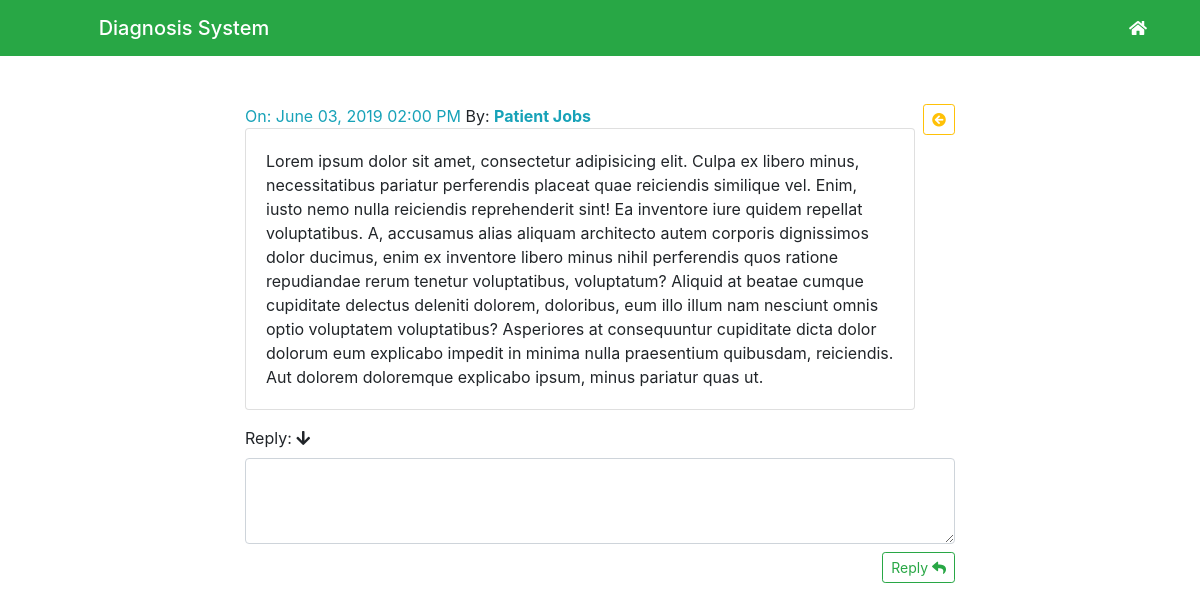
Screenshot of /view_notification.php?id=28 with the database file from the repository.
### tables this page shows
CREATE TABLE IF NOT EXISTS `queries` (
  `id` int(11) NOT NULL,
  `patientId` int(11) NOT NULL,
  `expertId` int(11) NOT NULL,
  `description` text NOT NULL,
  `visibility` tinyint(4) NOT NULL,
  `status` tinyint(4) NOT NULL DEFAULT '0',
  `created_at` timestamp NOT NULL DEFAULT CURRENT_TIMESTAMP ON UPDATE CURRENT_TIMESTAMP
);

CREATE TABLE IF NOT EXISTS `patient` (
  `userId` int(11) NOT NULL,
  `name` varchar(255) NOT NULL,
  `email` varchar(150) NOT NULL,
  `phone` varchar(10) NOT NULL,
  `gender` varchar(6) NOT NULL,
  `created_at` timestamp NOT NULL DEFAULT CURRENT_TIMESTAMP
);

### assets/core/load_classes.php (called while the page is built, shortened)
<?php
    spl_autoload_register( function($classname) {
      $classname = strtolower($classname);
    })
    ;

### assets/core/db/connect.php (called while the page is built)
<?php
class Connection {
  private $dbhost = 'localhost';
  private $dbname = 'diagnosis';
  private $user = 'root';
  private $password = '';
  public function connect() {
    try {
      $dsn = "mysql:host=$this->dbhost;dbname=$this->dbname";
      $connection = new PDO($dsn, $this->user, $this->password);
      $connection->setAttribute(PDO::ATTR_ERRMODE, PDO::ERRMODE_EXCEPTION);
      return $connection;
    }
    catch(PDOException $e) {
      return false;
    }
  }
}

### assets/core/init.php (called while the page is built, shortened)
<?php
require_once ROOT_DIRECTORY . "assets/core/db/connect.php";
require_once ROOT_DIRECTORY . "assets/core/load_classes.php";
require_once ROOT_DIRECTORY . "assets/core/functions.php";
$user = new User();

### assets/core/class/user.class.php (called while the page is built, shortened)
<?php
	class User {
		private $connection;
		public function __construct() {
			$this->connection = new Connection();
			$this->connection = $this->connection->connect();
		}
        public function getUser($patientId)
        {
            $statement = $this->connection->prepare("SELECT * FROM patient WHERE userId = :userId");
            $statement->execute(['userId' => $patientId]);
            $result = $statement->fetch(PDO::FETCH_OBJ);
            return $result ? $result : false;
        }
        public function getSingleQuery($uQuery) {
            $statement = $this->connection->prepare("SELECT * FROM queries WHERE id = :qId");
            $statement->execute(['qId' => $uQuery]);
            $result = $statement->fetch(PDO::FETCH_OBJ);
            return $result ? $result : false;
        }
    }

### assets/core/functions.php (called while the page is built, shortened)
<?php
function datetime_to_text($date="") {
  if (!empty($date)) {
    $unixtimestamp = strtotime($date);
    return strftime("%B %d, %Y %I:%M %p", $unixtimestamp);
  }
}

### view_notification.php (the view, shortened to what this page needs)
<?php require_once "assets/core/init.php"; ?>
<?php
    $uQueryId = (int)urlencode($_GET['id']);
    $uQueryData = $user->getSingleQuery($uQueryId);
?>
<?php include_once "assets/inc/header.php"; ?>
<?php include_once "assets/inc/nav.php"; ?>
<div class="container">
    <div class="col-md-12 mx-auto mt-5 mb-5">
        <div class="row">
            <div class="col-md-8 mx-auto">
                <span class="text-info mb-5">On: <?=datetime_to_text($uQueryData->created_at);?></span> By: <span class="text-info"><strong><?=$user->getUser($uQueryData->patientId)->name;?></strong></span>
                <a href="./notification.php" class="btn btn-sm btn-outline-warning pull-right ml-2"><i class="fas fa-arrow-circle-left"></i></a>
                <div class="card">
                    <div class="card-body">
                        <?=$uQueryData->description;?>
                    </div>
                </div>
                <form action="" class="mt-3" method="post">
                    <label for="reply">Reply: <i class="fas fa-arrow-down"></i></label>
                    <textarea name="reply" id="reply" rows="3" class="form-control"></textarea>
                    <button type="submit" name="replyBtn" class="btn btn-sm btn-outline-success mt-2 pull-right mb-5">Reply <i class="fas fa-reply"></i></button>
                </form>
            </div>
        </div>
    </div>
</div>

### assets/css/custom.css (style rules this page uses)
.pull-right { float: right !important; }

### rows the page displays
queries: created_at "June 03, 2019 02:00 PM", patientId.name "Patient Jobs", description "Lorem ipsum dolor sit amet, consectetur adipisicing elit. Culpa ex libero minus, necessitatibus pariatur perferendis placeat quae reiciendis similique vel. Enim, iusto nemo nulla reiciendis reprehenderit sint! Ea inventore iure quidem repellat voluptatibus. A, accusamus alias aliquam architecto autem corporis dignissimos dolor ducimus, enim ex inventore libero minus nihil perferendis quos ratione repudiandae rerum tenetur voluptatibus, voluptatum? Aliquid at beatae cumque cupiditate delectus deleniti dolorem, doloribus, eum illo illum nam nesciunt omnis optio voluptatem voluptatibus? Asperiores at consequuntur cupiditate dicta dolor dolorum eum explicabo impedit in minima nulla praesentium…"
